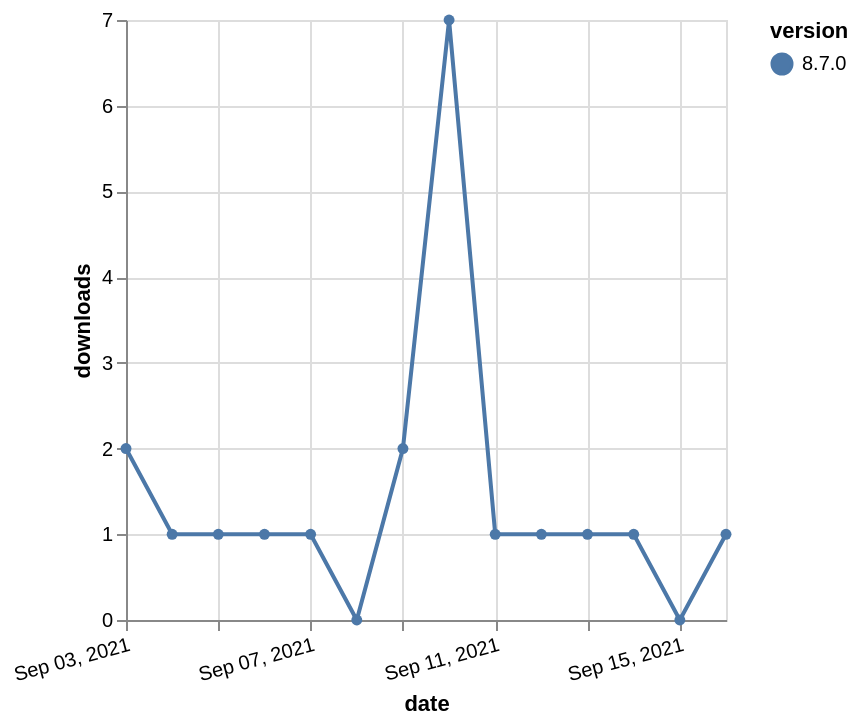

Vega-Lite specification stored for this chart:
### Vega-Lite specification from a JSON file in a GitHub repository (floating-point values rounded to 4 significant figures)
{"$schema": "https://vega.github.io/schema/vega-lite/v5.json", "description": "A simple bar chart with embedded data.", "data": {"values": [{"date": "2021-09-03", "total": 502, "delta": 2, "version": "8.7.0"}, {"date": "2021-09-04", "total": 503, "delta": 1, "version": "8.7.0"}, {"date": "2021-09-05", "total": 504, "delta": 1, "version": "8.7.0"}, {"date": "2021-09-06", "total": 505, "delta": 1, "version": "8.7.0"}, {"date": "2021-09-07", "total": 506, "delta": 1, "version": "8.7.0"}, {"date": "2021-09-08", "total": 506, "delta": 0, "version": "8.7.0"}, {"date": "2021-09-09", "total": 508, "delta": 2, "version": "8.7.0"}, {"date": "2021-09-10", "total": 515, "delta": 7, "version": "8.7.0"}, {"date": "2021-09-11", "total": 516, "delta": 1, "version": "8.7.0"}, {"date": "2021-09-12", "total": 517, "delta": 1, "version": "8.7.0"}, {"date": "2021-09-13", "total": 518, "delta": 1, "version": "8.7.0"}, {"date": "2021-09-14", "total": 519, "delta": 1, "version": "8.7.0"}, {"date": "2021-09-15", "total": 519, "delta": 0, "version": "8.7.0"}, {"date": "2021-09-16", "total": 520, "delta": 1, "version": "8.7.0"}]}, "width": "container", "mark": {"type": "line", "point": {"filled": true}}, "encoding": {"x": {"field": "date", "type": "temporal", "timeUnit": "yearmonthdate", "title": "date", "axis": {"labelAngle": -15}}, "y": {"field": "delta", "type": "quantitative", "title": "downloads"}, "color": {"field": "version", "type": "nominal"}, "tooltip": {"field": "delta"}}}
